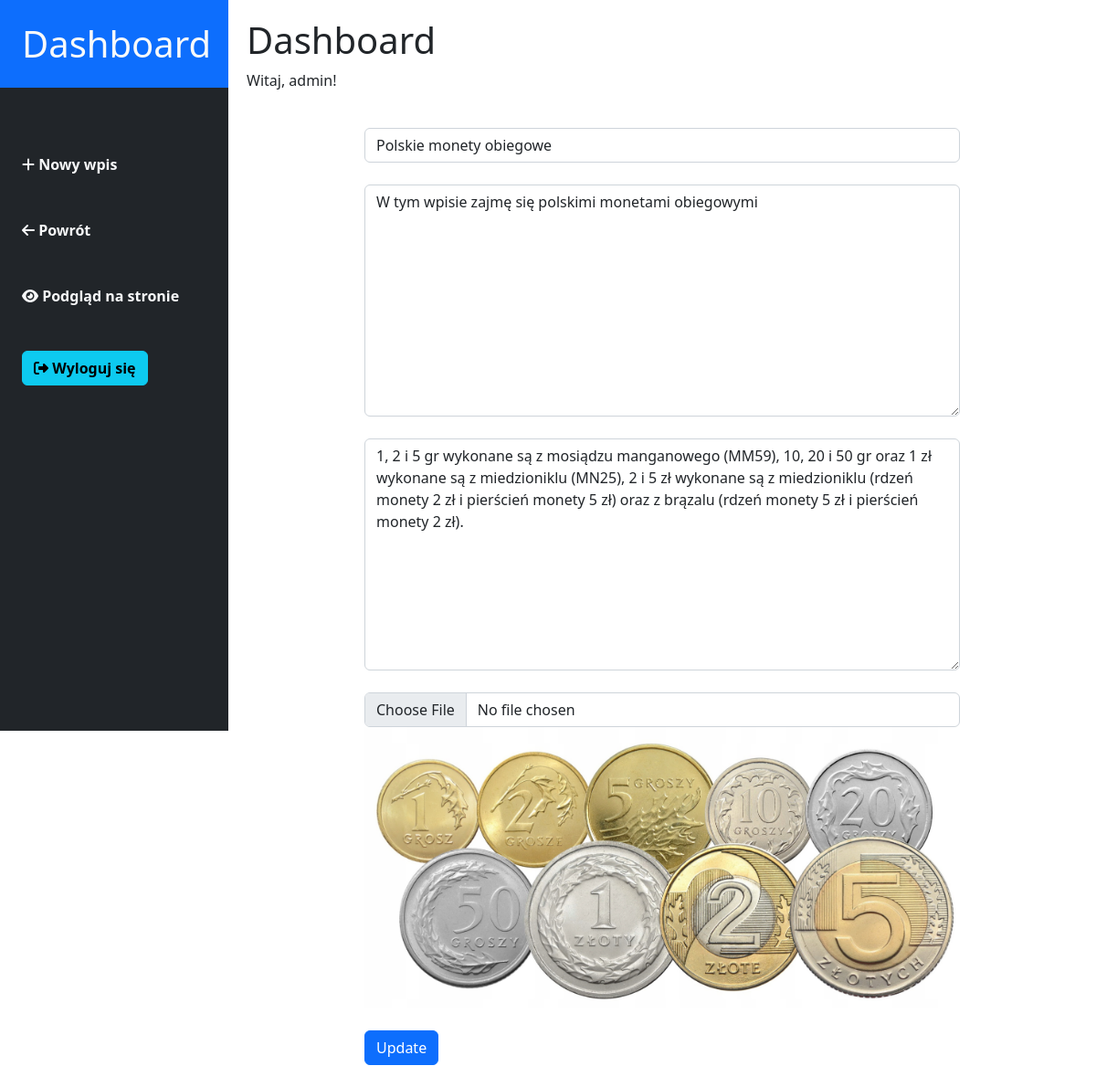
The app's page /admin/edit.php?id=3 (signed in) with its own data.
### tables this page shows
CREATE TABLE `posts` (
  `id` int(11) NOT NULL,
  `date` varchar(255) NOT NULL,
  `title` varchar(255) NOT NULL,
  `summary` text NOT NULL,
  `content` mediumtext NOT NULL,
  `image` varchar(255) NOT NULL
);

### admin/edit.php (the view, shortened to what this page needs)
<?php
include("templates/header.php");
?>
<?php
$id = $_GET['id'];
if($id){
    include("../connect.php");
    $sqlEdit = "SELECT * FROM posts WHERE id = ?";
    $stmt = $conn->prepare($sqlEdit);
    $stmt->bind_param('i', $id);
    $stmt->execute();
    $result = $stmt->get_result();
    $data = $result->fetch_assoc();
} else {
    echo "No post found";
    exit;
}
?>
<div class="create-form w-100 mx-auto p-4" style="max-width:700px;">
    <form action="process.php" method="post" enctype="multipart/form-data">
        <div class="form-field mb-4">
            <input type="text" class="form-control" name="title" placeholder="Enter Title:" value="<?php echo htmlspecialchars($data['title']); ?>" required>
        </div>
        <div class="form-field mb-4">
            <textarea name="summary" class="form-control" cols="30" rows="10" placeholder="Enter Summary:" required><?php echo htmlspecialchars($data['summary']); ?></textarea>
        </div>
        <div class="form-field mb-4">
            <textarea name="content" class="form-control" cols="30" rows="10" placeholder="Enter Post:" required><?php echo htmlspecialchars($data['content']); ?></textarea>
        </div>
        <div class="form-field mb-4">
            <input type="file" class="form-control" name="image" accept="image/*">
            <?php if ($data['image']): ?>
                <img src="../images/<?php echo htmlspecialchars($data['image']); ?>" alt="Current Image" style="max-width:100%;">
            <?php endif; ?>
        </div>
        <div class="form-field">
            <input type="submit" class="btn btn-primary" value="Update" name="update">
        </div>
    </form>
</div>
<?php
include("templates/footer.php");
?>

### admin/templates/header.php (style rules this page uses)
body, html { height: 100%; margin: 0; }

### records on screen
posts: title "Polskie monety obiegowe", summary "W tym wpisie zajmę się polskimi monetami obiegowymi", content "1, 2 i 5 gr wykonane są z mosiądzu manganowego (MM59), 10, 20 i 50 gr oraz 1 zł wykonane są z miedzioniklu (MN25), 2 i 5 zł wykonane są z miedzioniklu (rdzeń monety 2 zł i pierścień monety 5 zł) oraz z brązalu (rdzeń monety 5 zł i pierścień monety 2 zł).", image (picture)

### other values on screen
$_SESSION["user"] "admin"
